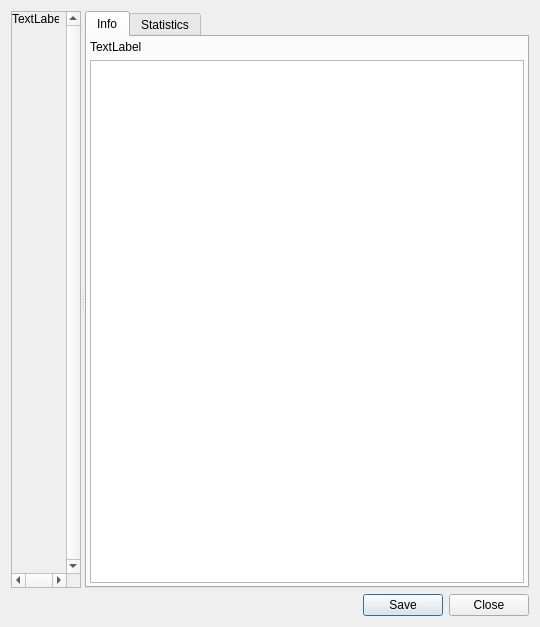
<?xml version="1.0" encoding="UTF-8"?>
<ui version="4.0">
 <class>ImagePreviewDialogBase</class>
 <widget class="QDialog" name="ImagePreviewDialogBase">
  <property name="geometry">
   <rect>
    <x>0</x>
    <y>0</y>
    <width>540</width>
    <height>627</height>
   </rect>
  </property>
  <property name="windowTitle">
   <string>Dialog</string>
  </property>
  <layout class="QVBoxLayout" name="verticalLayout">
   <item>
    <widget class="QSplitter" name="splitter">
     <property name="sizePolicy">
      <sizepolicy hsizetype="Expanding" vsizetype="Expanding">
       <horstretch>0</horstretch>
       <verstretch>0</verstretch>
      </sizepolicy>
     </property>
     <property name="orientation">
      <enum>Qt::Horizontal</enum>
     </property>
     <widget class="QScrollArea" name="scrollArea">
      <property name="verticalScrollBarPolicy">
       <enum>Qt::ScrollBarAlwaysOn</enum>
      </property>
      <property name="horizontalScrollBarPolicy">
       <enum>Qt::ScrollBarAlwaysOn</enum>
      </property>
      <property name="widgetResizable">
       <bool>true</bool>
      </property>
      <widget class="QWidget" name="scrollAreaWidgetContents">
       <property name="geometry">
        <rect>
         <x>0</x>
         <y>0</y>
         <width>52</width>
         <height>561</height>
        </rect>
       </property>
       <property name="sizePolicy">
        <sizepolicy hsizetype="Expanding" vsizetype="Expanding">
         <horstretch>0</horstretch>
         <verstretch>0</verstretch>
        </sizepolicy>
       </property>
       <widget class="QLabel" name="imageLabel">
        <property name="geometry">
         <rect>
          <x>0</x>
          <y>0</y>
          <width>47</width>
          <height>13</height>
         </rect>
        </property>
        <property name="sizePolicy">
         <sizepolicy hsizetype="Expanding" vsizetype="Expanding">
          <horstretch>0</horstretch>
          <verstretch>0</verstretch>
         </sizepolicy>
        </property>
        <property name="text">
         <string>TextLabel</string>
        </property>
        <property name="scaledContents">
         <bool>true</bool>
        </property>
       </widget>
      </widget>
     </widget>
     <widget class="QTabWidget" name="tabWidget">
      <property name="currentIndex">
       <number>0</number>
      </property>
      <widget class="QWidget" name="tabInfo">
       <attribute name="title">
        <string>Info</string>
       </attribute>
       <layout class="QVBoxLayout" name="verticalLayout_2">
        <property name="leftMargin">
         <number>3</number>
        </property>
        <property name="topMargin">
         <number>3</number>
        </property>
        <property name="rightMargin">
         <number>3</number>
        </property>
        <property name="bottomMargin">
         <number>3</number>
        </property>
        <item>
         <widget class="QLabel" name="label">
          <property name="sizePolicy">
           <sizepolicy hsizetype="Preferred" vsizetype="Fixed">
            <horstretch>0</horstretch>
            <verstretch>0</verstretch>
           </sizepolicy>
          </property>
          <property name="text">
           <string>TextLabel</string>
          </property>
         </widget>
        </item>
        <item>
         <widget class="QTextBrowser" name="textEdit">
          <property name="readOnly">
           <bool>true</bool>
          </property>
          <property name="textInteractionFlags">
           <set>Qt::LinksAccessibleByMouse|Qt::TextSelectableByMouse</set>
          </property>
          <property name="openExternalLinks">
           <bool>true</bool>
          </property>
         </widget>
        </item>
       </layout>
      </widget>
      <widget class="QWidget" name="tabStatistics">
       <attribute name="title">
        <string>Statistics</string>
       </attribute>
       <layout class="QVBoxLayout" name="verticalLayout_3">
        <property name="leftMargin">
         <number>3</number>
        </property>
        <property name="topMargin">
         <number>3</number>
        </property>
        <property name="rightMargin">
         <number>3</number>
        </property>
        <property name="bottomMargin">
         <number>3</number>
        </property>
        <item>
         <widget class="QListView" name="listView"/>
        </item>
       </layout>
      </widget>
     </widget>
    </widget>
   </item>
   <item>
    <widget class="QDialogButtonBox" name="buttonBox">
     <property name="orientation">
      <enum>Qt::Horizontal</enum>
     </property>
     <property name="standardButtons">
      <set>QDialogButtonBox::Close|QDialogButtonBox::Save</set>
     </property>
    </widget>
   </item>
  </layout>
 </widget>
 <resources/>
 <connections>
  <connection>
   <sender>buttonBox</sender>
   <signal>accepted()</signal>
   <receiver>ImagePreviewDialogBase</receiver>
   <slot>accept()</slot>
   <hints>
    <hint type="sourcelabel">
     <x>248</x>
     <y>254</y>
    </hint>
    <hint type="destinationlabel">
     <x>157</x>
     <y>274</y>
    </hint>
   </hints>
  </connection>
  <connection>
   <sender>buttonBox</sender>
   <signal>rejected()</signal>
   <receiver>ImagePreviewDialogBase</receiver>
   <slot>reject()</slot>
   <hints>
    <hint type="sourcelabel">
     <x>316</x>
     <y>260</y>
    </hint>
    <hint type="destinationlabel">
     <x>286</x>
     <y>274</y>
    </hint>
   </hints>
  </connection>
 </connections>
</ui>
